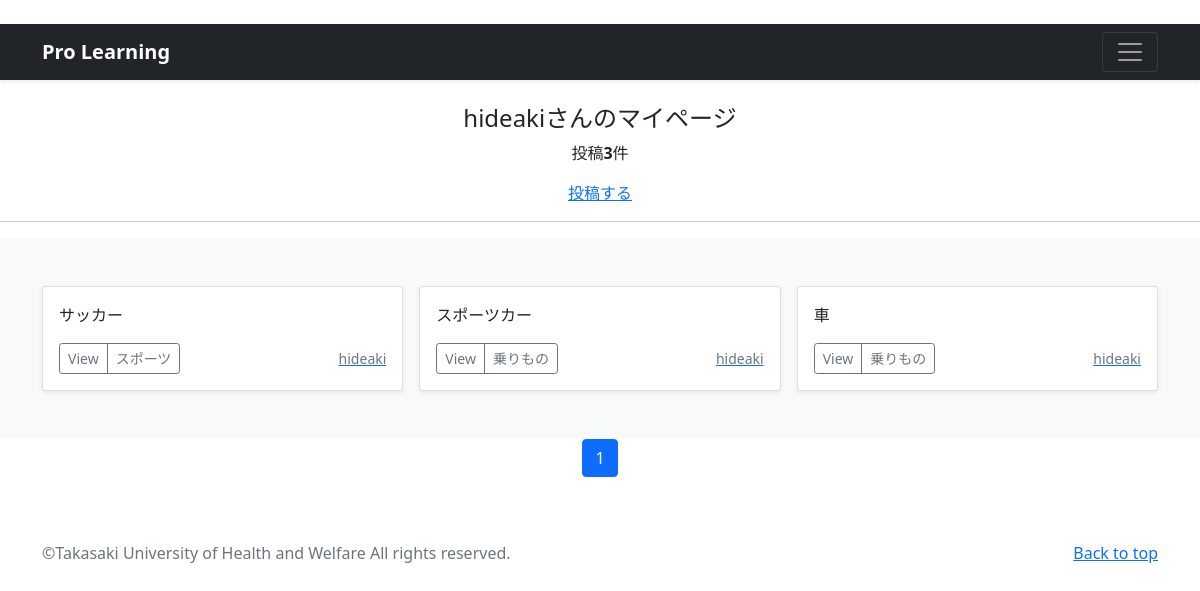
Page /mypage/ (signed in) on the earlier database version.
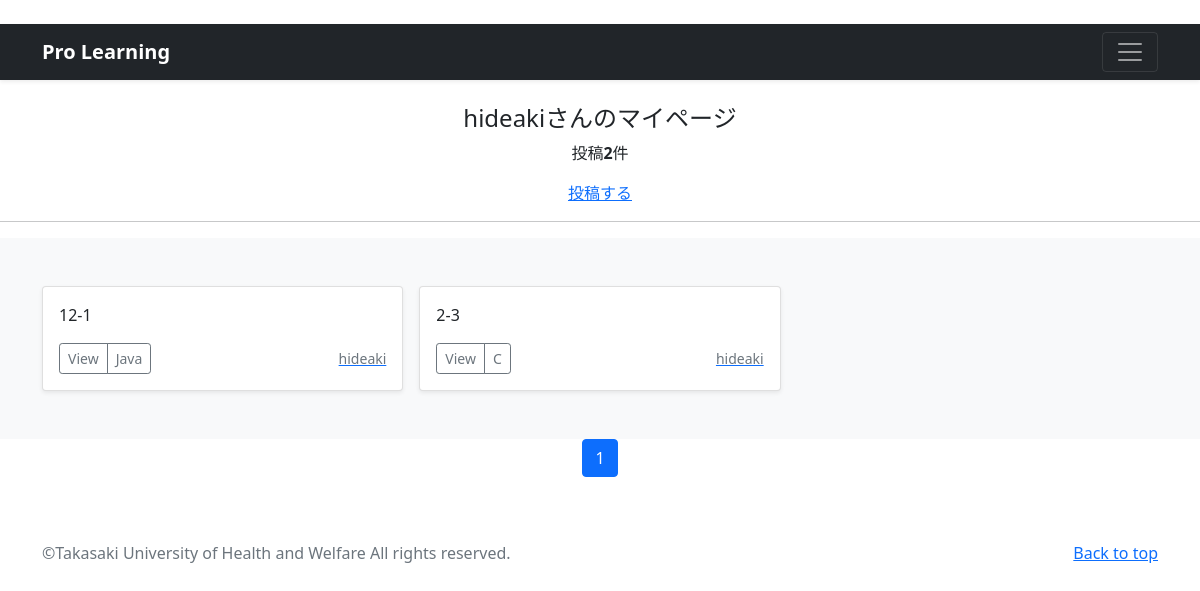
Same page on the later database version.
### accounts/models.py (models this page shows)
class CustomUser(AbstractUser):
    pass

### photo/models.py (models this page shows, shortened)
class PhotoPost(models.Model):
    user = models.ForeignKey(
        CustomUser,
        verbose_name='ユーザー',
        on_delete=models.CASCADE
        )
    category = models.ForeignKey(
        Category,
        verbose_name='カテゴリ',
        on_delete=models.PROTECT
        )
    title = models.CharField(
        verbose_name='タイトル', # フィールドのタイトル
        max_length=200        # 最大文字数は200
        )
    comment = models.TextField(
        verbose_name='コメント',  # フィールドのタイトル
        )
    image1 = models.ImageField(
        verbose_name='イメージ1',# フィールドのタイトル
        upload_to = 'photos'   # MEDIA_ROOT以下のphotosにファイルを保存
        )
    image2 = models.ImageField(
        verbose_name='イメージ2',# フィールドのタイトル
        upload_to = 'photos',  # MEDIA_ROOT以下のphotosにファイルを保存
        blank=True,            # フィールド値の設定は必須でない
        null=True              # データベースにnullが保存されることを許容
        )
    posted_at = models.DateTimeField(
        verbose_name='投稿日時', # フィールドのタイトル
        auto_now_add=True       # 日時を自動追加
        )

class Category(models.Model):
    title = models.CharField(
        verbose_name='カテゴリ', # フィールドのタイトル
        max_length=20)

### photo/views.py (the view)
# urls.py: path('mypage/', views.MypageView.as_view(), name = 'mypage'),
class MypageView(ListView):
    template_name ='mypage.html'
    paginate_by = 6
    def get_queryset(self):
      queryset = PhotoPost.objects.filter(
        user=self.request.user).order_by('-posted_at')
      return queryset

### photo/templates/mypage.html (shortened to what this page needs)
{% extends 'base.html' %}
      {% block contents %}
      {% if user.is_authenticated %}
        <br>
        <div style="text-align:center">
          <h4>{{user.username}}さんのマイページ</h4>
          {% if object_list.count == 0 %}
            <p>{{user.username}}さんの投稿はありません</p>
          {% else %}
            <p>投稿<strong>{{object_list.count}}</strong>件</p>
          {% endif %}
          <a href="{% url 'photo:post' %}">投稿する</a>
        </div>
        <hr>
      {% endif %}
      {% include "photos_list.html" %}
      {% include "pagination.html" %}
      {% endblock %}

### photo/templates/base.html (shortened to what this page needs)
{% load static %}
<!doctype html>
<html lang="en">
  <head>
    <link href="https://cdn.jsdelivr.net/npm/bootstrap@5.0.2/dist/css/bootstrap.min.css"
          rel="stylesheet"
>
  </head>
  <body>
    <header>
      <div class="navbar navbar-dark bg-dark shadow-sm">
        <div class="container">
          <a href="{% url 'photo:index' %}"
             class="navbar-brand d-flex align-items-center">
            <strong>Pro Learning</strong>
          </a>
          <button class="navbar-toggler"
                  type="button"
                  data-bs-toggle="collapse"
                  data-bs-target="#navbarHeader"
                  aria-controls="navbarHeader"
                  aria-expanded="false"
                  aria-label="Toggle navigation">
            <span class="navbar-toggler-icon"></span>
          </button>
        </div>
      </div>
    </header>
    <main>
      {% block contents %}{% endblock %}
    </main>
    <footer class="text-muted py-5">
      <div class="container">
        <p class="float-end mb-1">
          <a href="{% url 'photo:index' %}">Back to top</a>
        </p>
        <p class="mb-1">
          ©Takasaki University of Health and Welfare All rights reserved.</p>
      </div>
    </footer>
  </body>
</html>

### photo/templates/photos_list.html
  <div class="album py-5 bg-light">
    <div class="container">
      <div class="row row-cols-1 row-cols-sm-2 row-cols-md-3 g-3">
        {% for record in object_list %}
        <div class="col">
          <div class="card shadow-sm">
            <div class="card-body">
              <p class="card-text">
                {{record.title}}
              </p>
              <div class="d-flex justify-content-between align-items-center">
                <div class="btn-group">
                  <button type="button"
                          class="btn btn-sm btn-outline-secondary"
onclick="location.href='{% url 'photo:photo_detail' record.pk %}'">
                          View</button>
                  <button type="button"
                          class="btn btn-sm btn-outline-secondary"
onclick="location.href='{% url 'photo:photos_cat' category=record.category.id %}'">
                          {{record.category.title}}</button>
                </div>
                <a href="{% url 'photo:user_list' user=record.user.id %}">
                  <small class="text-muted">
                    {{record.user.username}}</small>
                </a>
              </div>
            </div>
          </div>
        </div>
        {% endfor %}
      </div>
    </div>
  </div>

### photo/templates/pagination.html (shortened to what this page needs)
<ul class="pagination"
    style="justify-content:center">
    {% for num in page_obj.paginator.page_range %}
        {% if page_obj.number == num %}
        <li class="page-item active">
            <span class="page-link">{{ num }}</span>
        </li>
        {% endif %}
    {% endfor %}
</ul>

Differences in the rows shown:
removed PhotoPost: title "サッカー", category "スポーツ", user.username "hideaki"
removed PhotoPost: title "スポーツカー", category "乗りもの", user.username "hideaki"
removed PhotoPost: title "車", category "乗りもの", user.username "hideaki"
added PhotoPost: title "12-1", category "Java", user.username "hideaki"
added PhotoPost: title "2-3", category "C", user.username "hideaki"
Other differences:
{{ object_list.count }}: "3" → "2"
